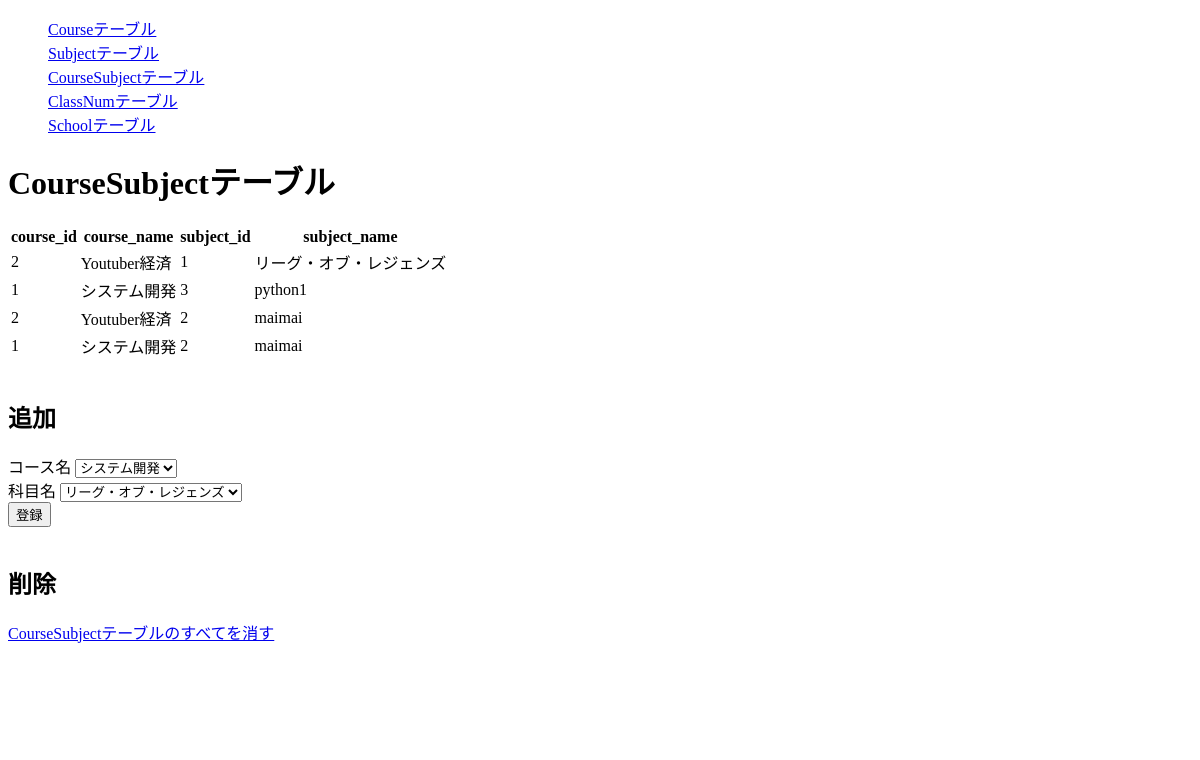
/admin/cs, run on the app's committed database.
### auth/models.py (models this page shows)
class CourseSubject(db.Model):
    __tablename__ = "course_subject"
    course_id = db.Column(db.Integer, primary_key=True)
    subject_id = db.Column(db.Integer, primary_key=True)

class Course(db.Model):
    __tablename__ = "course"
    course_id = db.Column(db.Integer, autoincrement=True, primary_key=True)
    course_name = db.Column(db.String)

class Subject(db.Model):
    __tablename__ = "subject"
    subject_id = db.Column(db.Integer, primary_key=True)
    subject_name = db.Column(db.String)

### admin/views.py (the view, shortened to what this page needs)
@admin.route("/cs", methods=["GET", "POST"])
def cs():
    form = CourseSubjectForm()
    courses = db.session.query(Course).all()
    form.course.choices = [(c.course_id, c.course_name)for c in courses]
    subjects = db.session.query(Subject).all()
    form.subject.choices = [(s.subject_id, s.subject_name)for s in subjects]
    cs_list = db.session.query(CourseSubject, Course, Subject).join(Course, CourseSubject.course_id==Course.course_id).join(Subject, CourseSubject.subject_id==Subject.subject_id).all()
    return render_template("admin/cs.html", form=form, cs_list=cs_list)

### admin/forms.py
class CourseSubjectForm(FlaskForm):
    course = SelectField(
        "コース名",
    )
    subject = SelectField(
        "科目名"
    )
    submit = SubmitField("登録")

### admin/templates/admin/cs.html (shortened to what this page needs)
{% extends "admin/base.html" %}
{% block content %}
<div>
    <h1>CourseSubjectテーブル</h1>
    <table>
        <tr><th>course_id</th><th>course_name</th><th>subject_id</th><th>subject_name</th></tr>
    {% for cs in cs_list %}
    <tr><td>{{ cs.Course.course_id }}</td><td>{{ cs.Course.course_name }}</td><td>{{ cs.Subject.subject_id }}</td><td>{{ cs.Subject.subject_name }}</td></tr>
    {% endfor %}
    </table>
    <br>
    <h2>追加</h2>
    <form method="post" action="{{ url_for('admin.cs')}}"
        class="form-signin">
        {{ form.course.label }}
        {{ form.course(placeholder="コース名") }}
        <br>
        {{ form.subject.label }}
        {{ form.subject(placeholder="科目名") }}
        <br>
        {{ form.submit }}
    </form>
    <br>
    <h2>削除</h2>
    <a href="{{url_for('admin.cs_delete')}}">CourseSubjectテーブルのすべてを消す</a>
</div>
{% endblock %}

### admin/templates/admin/base.html (shortened to what this page needs)
<!DOCTYPE html>
<html>
	<head>
		<link rel="stylesheet" href="{{ url_for('static', filename='css/stylecss.css') }}" />
	</head>
	<body>
		<div>
			<ul>
				<li><a href="{{url_for('admin.course')}}">Courseテーブル</a></li>
				<li><a href="{{url_for('admin.subject')}}">Subjectテーブル</a></li>
				<li><a href="{{url_for('admin.cs')}}">CourseSubjectテーブル</a></li>
				<li><a href="{{url_for('admin.class_num')}}">ClassNumテーブル</a></li>
				<li><a href="{{url_for('admin.school')}}">Schoolテーブル</a></li>
			</ul>
		</div>
		{% block content %}{% endblock %}
		<div id="bg_homebutton" onclick="changeDisplay()"><img src="{{ url_for('static', filename='images/bg_home.png') }}"></div>
	</body>
</html>

### static/css/stylecss.css (style rules this page uses)
li { list-style: none; }
#bg_homebutton { position: fixed; bottom: 8vh; right: 10px; }
#bg_homebutton img { height: 9vh; }

### data on the page
CourseSubject: Course.course_id "2", Course.course_name "Youtuber経済", Subject.subject_id "1", Subject.subject_name "リーグ・オブ・レジェンズ"
CourseSubject: Course.course_id "1", Course.course_name "システム開発", Subject.subject_id "3", Subject.subject_name "python1"
CourseSubject: Course.course_id "2", Course.course_name "Youtuber経済", Subject.subject_id "2", Subject.subject_name "maimai"
CourseSubject: Course.course_id "1", Course.course_name "システム開発", Subject.subject_id "2", Subject.subject_name "maimai"
